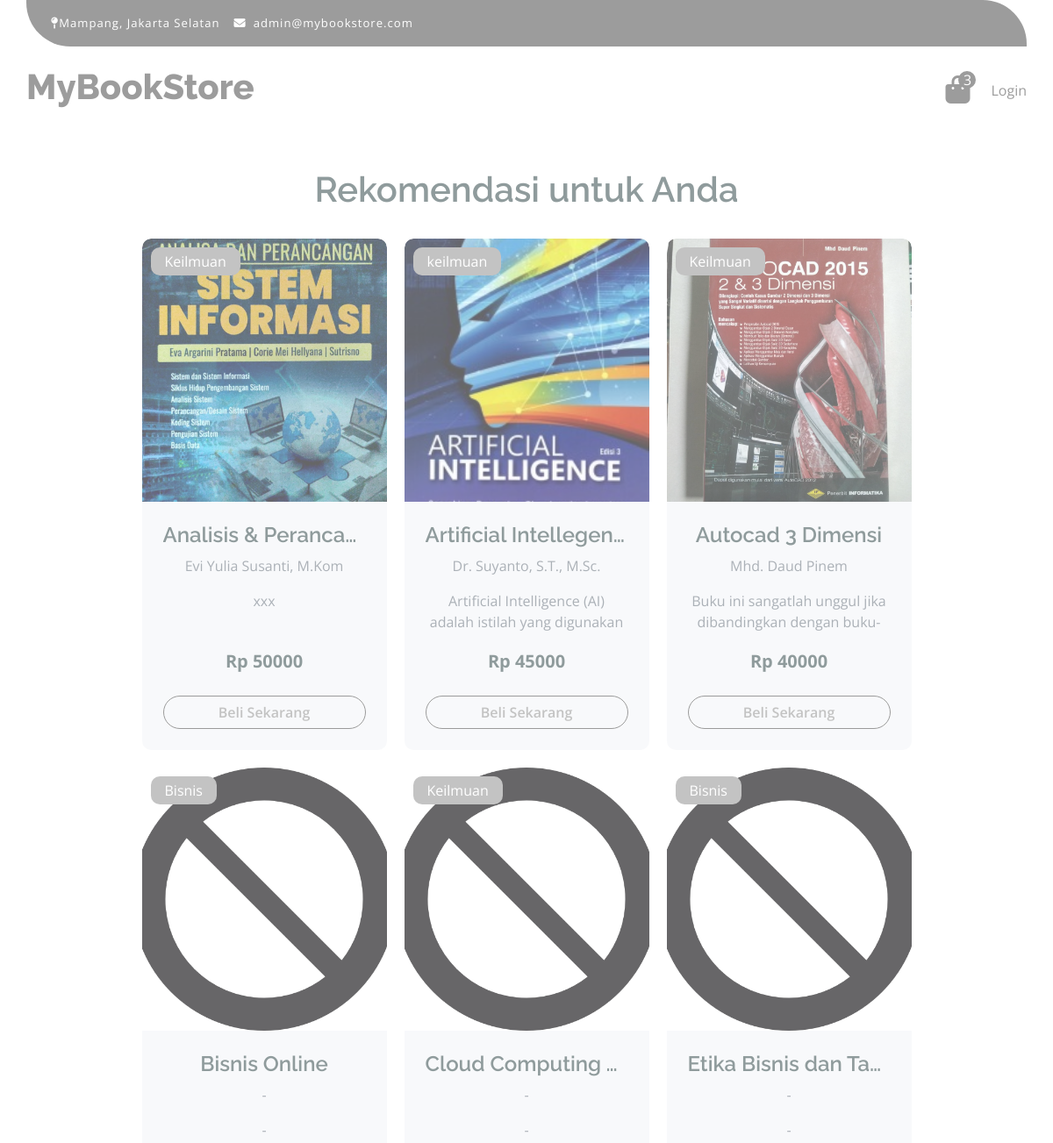
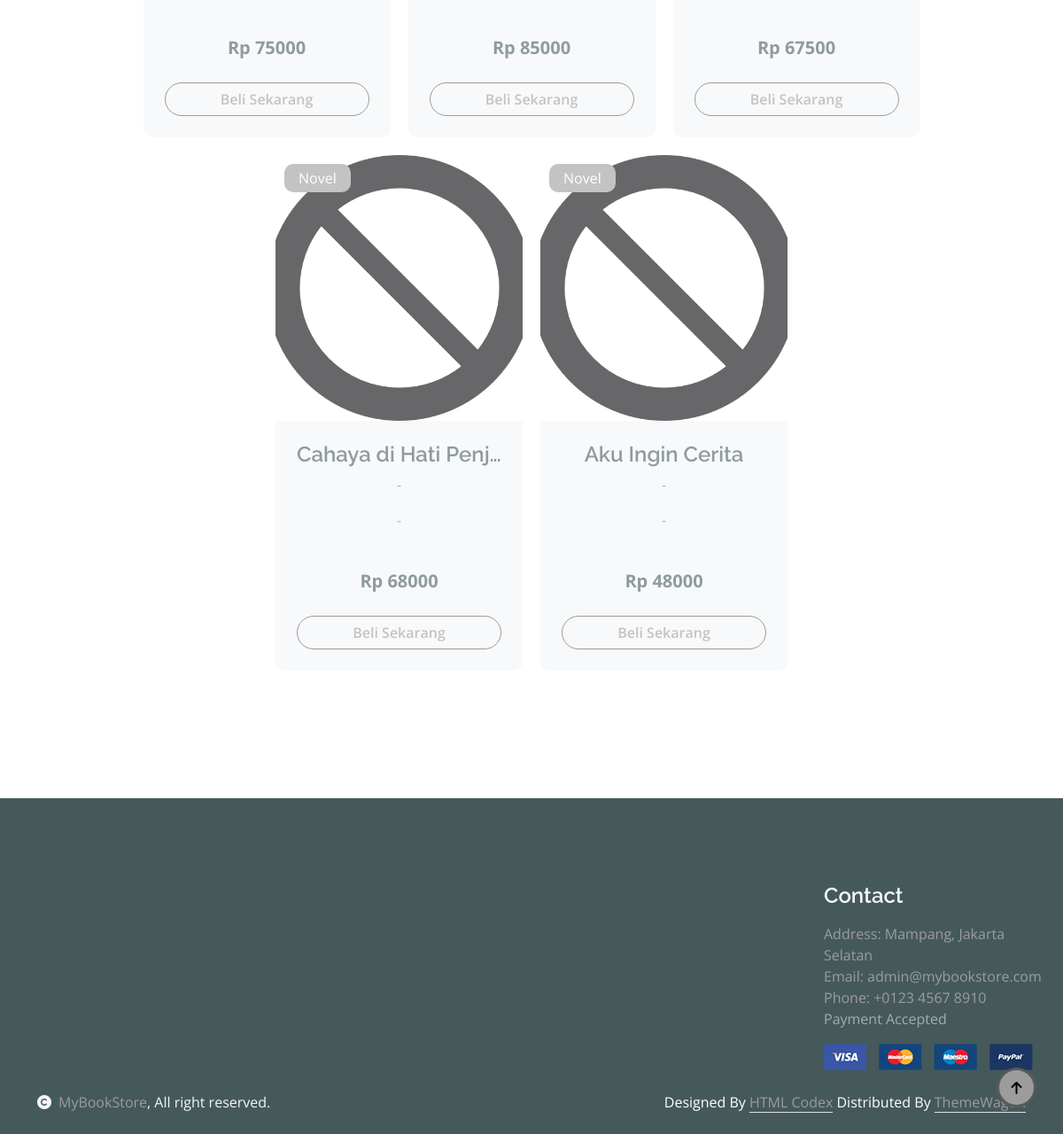
The page / on the database its author committed (2 pictures, top to bottom).
### mybookstore_app/models.py (models this page shows)
class TabelBuku (models.Model):
    id_buku = models.CharField(max_length=7)
    kategori = models.CharField(max_length=20)
    nama_buku = models.CharField(max_length=200)
    penulis = models.CharField(max_length=200)
    deskripsi = models.TextField()
    halaman = models.IntegerField()
    harga = models.IntegerField()
    stok = models.IntegerField()
    penerbit = models.CharField(max_length=200)
    cover = models.ImageField(upload_to='images', blank=True, null=True)
    def image_tag(self):
        return mark_safe('<img src="%s" width="100px" height="100px" />'%(self.cover.url))
    image_tag.short_description = 'Cover'

### mybookstore_app/views.py (the view)
# urls.py: path('', landing, name='landing')
def landing(request):
    context = {}
    context['Bukus'] = TabelBuku.objects.all()
    print(context['Bukus'])
    return render(request, 'landing.html', context)

### mybookstore_app/templates/landing.html
{% include "components/Header.html" %}
{% include "components/Navbar.html" %}
{% include "components/Book_catalog.html" %}
{% include "components/Footer.html" %}

### mybookstore_app/templates/components/Header.html (shortened to what this page needs)
{% load static %}
<!DOCTYPE html>
<html lang="en">
<head>
    <link rel="stylesheet" href="https://cdnjs.cloudflare.com/ajax/libs/font-awesome/6.5.1/css/all.min.css" />
    <link href="https://cdn.jsdelivr.net/npm/bootstrap-icons@1.4.1/font/bootstrap-icons.css" rel="stylesheet">
    <link href="{% static 'lib/lightbox/css/lightbox.min.css' %}" rel="stylesheet">
    <link href="{% static 'lib/owlcarousel/assets/owl.carousel.min.css' %}" rel="stylesheet">
    <link href="{% static 'css/bootstrap.min.css' %}" rel="stylesheet">
    <link href="{% static 'css/style.css' %}" rel="stylesheet">
</head>
<body>

### mybookstore_app/templates/components/Navbar.html (shortened to what this page needs)
{% load static %}
<div class="container-fluid fixed-top">
    <div class="container topbar d-none d-lg-block" style="background-color: #9c9c9c;">
        <div class="d-flex justify-content-between">
            <div class="top-info ps-2">
                <small class="me-3"><i class="fa-solid fa-map-pin" style="color: #fff"></i><a
                        href="https://maps.app.goo.gl/Tk6zv5ZWxer1YTuz6" class="text-white">Mampang, Jakarta
                        Selatan</a></small>
                <small class="me-3"><i class="fas fa-envelope me-2" style="color: #fff;"></i><a
                        href="mailto:someone@example.com" class="text-white">admin@mybookstore.com</a></small>
            </div>
        </div>
    </div>
    <div class="container px-0">
        <nav class="navbar navbar-light bg-white navbar-expand-xl">
            <a href="{% url 'landing' %}" class="navbar-brand d-flex">
                <h1 class="display-6 text-primary">MyBookStore</h1>
            </a>
            <div class="collapse navbar-collapse bg-white" id="navbarCollapse">
                <div class="d-flex m-3 me-0">
                    <a href="{% url 'landing' %}" class="position-relative me-4 my-auto">
                        <i class="fa fa-shopping-bag fa-2x"></i>
                        <span
                            class="position-absolute bg-secondary rounded-circle d-flex align-items-center justify-content-center text-white px-1"
                            style="top: -5px; left: 15px; height: 20px; min-width: 20px;">3</span>
                    </a>
                    {% if user.is_authenticated %}
                    <a href="{% url 'landing' %}" class="my-auto">
                        Logout
                    </a>
                    {% else %}
                    <a href="{% url 'landing' %}" class="my-auto">
                        Login
                    </a>
                    {% endif %}
                </div>
            </div>
        </nav>
    </div>
</div>

### mybookstore_app/templates/components/Book_catalog.html (shortened to what this page needs)
{% load static %}
<div class="container-fluid fruite py-5 mt-5" style="opacity: .6;">
    <div class="container py-5 mt-5">
        <div class="tab-class text-center">
            <div class="d-flex">
                <div class="w-100 text-center mb-4">
                    <h1>Rekomendasi untuk Anda</h1>
                </div>
            </div>
            <div class="tab-content">
                <div id="tab-1" class="tab-pane fade show p-0 active">
                    <div class="d-flex justify-content-center flex-wrap align-items-center" style="gap: 20px;">
                        {% for product in Bukus %}
                        <div class="col-md-6 col-lg-4 col-xl-3">
                            <div class="rounded position-relative fruite-item">
                                    <div class="fruite-img">
                                        <img src="{{product.cover.url}}"
                                            class="img-fluid w-100 rounded-top object-fit-cover"
                                            style="width: 100px; height: 300px; object-fit: cover;" alt="">
                                    </div>
                                <div class="text-white bg-secondary px-3 py-1 rounded position-absolute"
                                    style="top: 10px; left: 10px;">{{product.kategori}}</div>
                                <div class="p-4 bg-light border-top-0 rounded-bottom">
                                        <h4 style="max-width: 250px; overflow: hidden; white-space: nowrap; text-overflow: ellipsis; text-overflow: ellipsis;">{{product.nama_buku}}</h4>
                                        <p>{{product.penulis}}</p>
                                        <p style="height: 50px; overflow: auto;">{{product.deskripsi}}</p>
                                    <div class="d-flex flex-column justify-content-between flex-lg-wrap">
                                        <p class="text-dark fs-5 fw-bold mb-4">Rp {{ product.harga }}</p>
                                        <a href="#" class="btn border border-secondary rounded-pill px-3 text-primary">
                                            Beli Sekarang
                                        </a>
                                    </div>
                                </div>
                            </div>
                        </div>
                        {% endfor %}
                    </div>
                </div>
            </div>
        </div>
    </div>
</div>

### mybookstore_app/templates/components/Footer.html (shortened to what this page needs)
    {% load static %}
    <div class="container-fluid bg-dark text-white-50 footer pt-5 mt-5">
        <div class="container">
            <div class="pb-4 mb-4" >
                </div>
            </div>
            <div class="row g-5">
                <div class="col-lg-3 col-md-6">
                </div>
                <div class="col-lg-3 col-md-6">
                </div>
                <div class="col-lg-3 col-md-6">
                </div>
                <div class="col-lg-3 col-md-6">
                    <div class="footer-item">
                        <h4 class="text-light mb-3">Contact</h4>
                        <a href="https://maps.app.goo.gl/277Rpi4eue1D2koR6">Address: Mampang, Jakarta Selatan</a><br>
                        <a href="mailto:test@test.com">Email: admin@mybookstore.com</a><br>
                        <a href="tel:+012345678910">Phone: +0123 4567 8910</a><br>
                        <p>Payment Accepted</p>
                        <img src="{% static 'img/payment.png' %}" class="img-fluid" alt="">
                    </div>
                </div>
            </div>
        </div>
    <div class="container-fluid copyright bg-dark py-4">
        <div class="container">
            <div class="row">
                <div class="col-md-6 text-center text-md-start mb-3 mb-md-0">
                    <span class="text-light"><a href="#"><i class="fas fa-copyright text-light me-2"></i>MyBookStore</a>, All
                        right reserved.</span>
                </div>
                <div class="col-md-6 my-auto text-center text-md-end text-white">
                    Designed By <a class="border-bottom" href="https://htmlcodex.com">HTML Codex</a> Distributed By
                    <a class="border-bottom" href="https://themewagon.com">ThemeWagon</a>
                </div>
            </div>
        </div>
    </div>
    <a href="#" class="btn btn-primary border-3 border-primary rounded-circle back-to-top"><i
            class="fa fa-arrow-up"></i></a>
    </body>
    </html>

### mybookstore_app/static/css/style.css (style rules this page uses)
.back-to-top { position: fixed; right: 30px; bottom: 30px; display: flex; width: 45px; height: 45px; align-items: center; justify-content: center; transition: 0.5s; z-index: 99; }
.btn { font-weight: 600; transition: .5s; }
.btn.border-secondary { transition: 0.5s; }
.fixed-top { transition: 0.5s; background: var(--bs-white); border: 0; }
.topbar { padding: 20px; border-radius: 0px 50px; }
.topbar .top-info { font-size: 15px; line-height: 0; letter-spacing: 1px; display: flex; align-items: center; }
.navbar { height: 100px; border-bottom: 1px solid rgba(255, 255, 255, .1); }
.fruite .fruite-item { height: 100%; transition: 0.5s; }
.fruite .fruite-item .fruite-img { overflow: hidden; transition: 0.5s; border-radius: 10px 10px 0 0; }
.fruite .fruite-item .fruite-img img { transition: 0.5s; }

### rows shown on the page
TabelBuku: cover (picture), kategori "Keilmuan", nama_buku "Analisis & Peranca…", penulis "Evi Yulia Susanti, M.Kom", deskripsi "xxx", harga "50000"
TabelBuku: cover (picture), kategori "keilmuan", nama_buku "Artificial Intellegen…", penulis "Dr. Suyanto, S.T., M.Sc.", deskripsi "Artificial Intelligence (AI) adalah istilah yang digunakan…", harga "45000"
TabelBuku: cover (picture), kategori "Keilmuan", nama_buku "Autocad 3 Dimensi", penulis "Mhd. Daud Pinem", deskripsi "Buku ini sangatlah unggul jika dibandingkan dengan…", harga "40000"
TabelBuku: cover (picture), kategori "Bisnis", nama_buku "Bisnis Online", penulis "-", deskripsi "-", harga "75000"
TabelBuku: cover (picture), kategori "Keilmuan", nama_buku "Cloud Computing…", penulis "-", deskripsi "-", harga "85000"
TabelBuku: cover (picture), kategori "Bisnis", nama_buku "Etika Bisnis dan Ta…", penulis "-", deskripsi "-", harga "67500"
TabelBuku: cover (picture), kategori "Novel", nama_buku "Cahaya di Hati Penj…", penulis "-", deskripsi "-", harga "68000"
TabelBuku: cover (picture), kategori "Novel", nama_buku "Aku Ingin Cerita", penulis "-", deskripsi "-", harga "48000"
